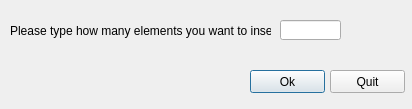
<?xml version="1.0" encoding="UTF-8"?>
<ui version="4.0">
 <class>Dialog</class>
 <widget class="QDialog" name="Dialog">
  <property name="geometry">
   <rect>
    <x>0</x>
    <y>0</y>
    <width>412</width>
    <height>109</height>
   </rect>
  </property>
  <property name="windowTitle">
   <string>Dialog</string>
  </property>
  <widget class="QLabel" name="label">
   <property name="geometry">
    <rect>
     <x>10</x>
     <y>20</y>
     <width>261</width>
     <height>21</height>
    </rect>
   </property>
   <property name="text">
    <string>Please type how many elements you want to insert:</string>
   </property>
  </widget>
  <widget class="QLineEdit" name="Size">
   <property name="geometry">
    <rect>
     <x>280</x>
     <y>20</y>
     <width>61</width>
     <height>20</height>
    </rect>
   </property>
  </widget>
  <widget class="QPushButton" name="Ok">
   <property name="geometry">
    <rect>
     <x>250</x>
     <y>70</y>
     <width>75</width>
     <height>23</height>
    </rect>
   </property>
   <property name="text">
    <string>Ok</string>
   </property>
  </widget>
  <widget class="QPushButton" name="Quit">
   <property name="geometry">
    <rect>
     <x>330</x>
     <y>70</y>
     <width>75</width>
     <height>23</height>
    </rect>
   </property>
   <property name="text">
    <string>Quit</string>
   </property>
  </widget>
 </widget>
 <resources/>
 <connections/>
</ui>
